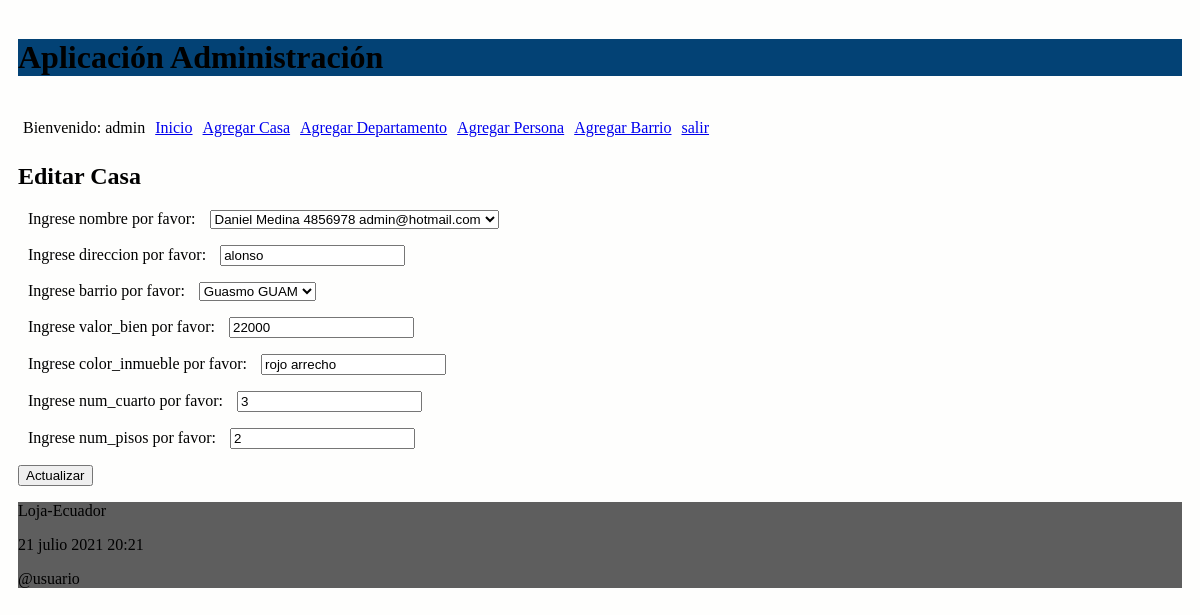
The page /editar_casa/1 (signed in) on the database as committed earlier.
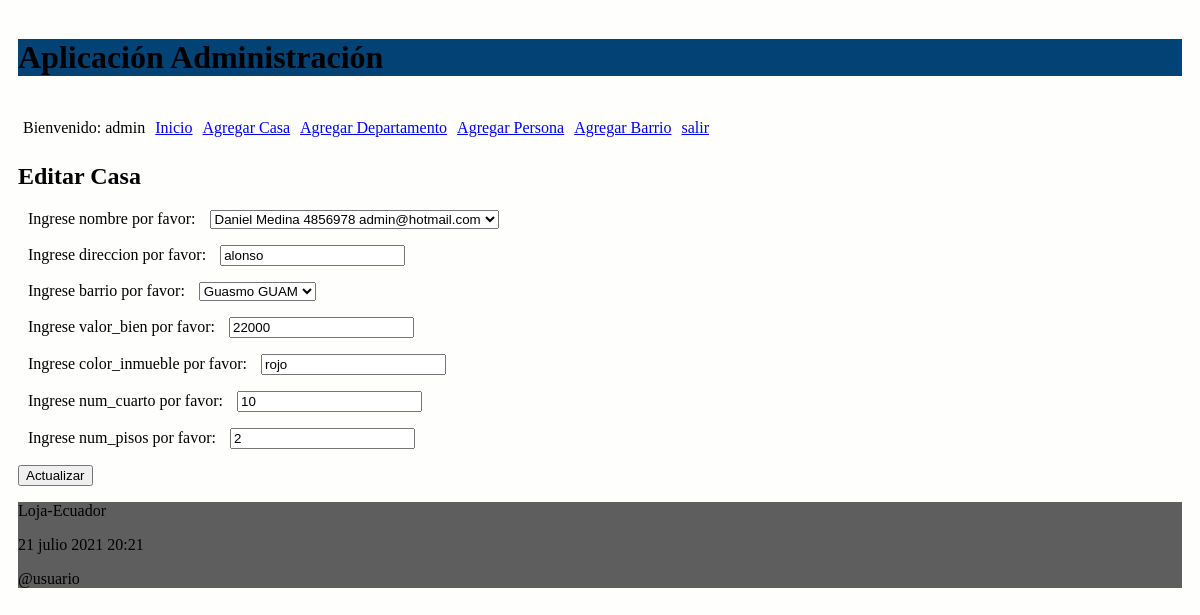
The same page on the database as committed later.
### administrativo/models.py (models this page shows, shortened)
class Casa(models.Model):
    propietario_nombre = models.ForeignKey(Persona, on_delete=models.CASCADE, related_name="personacasa")
    direccion = models.CharField(max_length=60)
    barrio = models.ForeignKey(Barrio, on_delete=models.CASCADE, related_name="barrioscasa")
    valor_bien = models.IntegerField()
    color_inmueble = models.CharField(max_length=20)
    num_cuarto = models.IntegerField()
    num_pisos = models.IntegerField()

### administrativo/views.py (the view)
# urls.py: path('editar_casa/<int:id>', views.editar_casa,
@login_required(login_url='/entrando/login/')
def editar_casa(request, id):
    casas = Casa.objects.get(pk=id)
    if request.method=='POST':
        formulario = CasaForm(request.POST, instance=casas)
        print(formulario.errors)
        if formulario.is_valid():
            formulario.save()
            return redirect(casa)
    else:
        formulario = CasaForm(instance=casas)
    diccionario = {'formulario': formulario}
    return render(request, 'editarCasa.html', diccionario)

### administrativo/forms.py
class CasaForm(ModelForm):
    class Meta:
        model = Casa
        fields = ['propietario_nombre',  'direccion', 'barrio',
        'valor_bien', 'color_inmueble', 'num_cuarto', 'num_pisos']
        labels = {
            'propietario_nombre': _('Ingrese nombre por favor'),
            'direccion': _('Ingrese direccion por favor'),
            'barrio': _('Ingrese barrio por favor'),
            'valor_bien': _('Ingrese valor_bien por favor'),
            'color_inmueble': _('Ingrese color_inmueble por favor'),
            'num_cuarto': _('Ingrese num_cuarto por favor'),
            'num_pisos': _('Ingrese num_pisos por favor'),
        }

### administrativo/models.py (called while the page is built)
    def __str__(self):
        return "%s %s %s %s" % (self.nombres,
                self.apellidos,
                self.cedula,
                self.correo)

    def __str__(self):
        return "%s %s" % (self.nombre_barrio,
                self.siglas)

### administrativo/templates/editarCasa.html (shortened to what this page needs)
{% extends "master.html" %}
{% block content %}
<h2>Editar Casa</h3>
<form action="" method="post">
  {{formulario.as_p}}
  <p><input type='submit' value='Actualizar'/></p>
</form>
{% endblock %}

Rows that differ between the two databases and show on the page:
changed Casa "Daniel Medina 4856978 admin@hotmail.com": color_inmueble "rojo arrecho" → "rojo"; num_cuarto "3" → "10"
